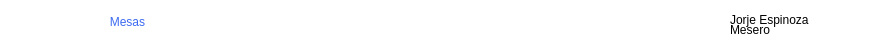
<?xml version="1.0" encoding="UTF-8"?>
<ui version="4.0">
 <class>Navegador</class>
 <widget class="QWidget" name="Navegador">
  <property name="geometry">
   <rect>
    <x>0</x>
    <y>0</y>
    <width>895</width>
    <height>46</height>
   </rect>
  </property>
  <property name="windowTitle">
   <string>Form</string>
  </property>
  <widget class="QLabel" name="notificacion">
   <property name="geometry">
    <rect>
     <x>837</x>
     <y>12</y>
     <width>20</width>
     <height>20</height>
    </rect>
   </property>
   <property name="text">
    <string/>
   </property>
   <property name="pixmap">
    <pixmap resource="../Resources.qrc">:/Img/notificationBell.png</pixmap>
   </property>
   <property name="scaledContents">
    <bool>true</bool>
   </property>
   <property name="alignment">
    <set>Qt::AlignCenter</set>
   </property>
  </widget>
  <widget class="QLabel" name="imgHeader">
   <property name="geometry">
    <rect>
     <x>690</x>
     <y>12</y>
     <width>30</width>
     <height>30</height>
    </rect>
   </property>
   <property name="text">
    <string/>
   </property>
   <property name="pixmap">
    <pixmap resource="../Resources.qrc">:/Img/face.png</pixmap>
   </property>
   <property name="scaledContents">
    <bool>true</bool>
   </property>
   <property name="alignment">
    <set>Qt::AlignCenter</set>
   </property>
  </widget>
  <widget class="QLabel" name="label">
   <property name="geometry">
    <rect>
     <x>0</x>
     <y>0</y>
     <width>895</width>
     <height>46</height>
    </rect>
   </property>
   <property name="styleSheet">
    <string notr="true">background: white;
border: none;</string>
   </property>
   <property name="text">
    <string/>
   </property>
  </widget>
  <widget class="QLabel" name="logo">
   <property name="geometry">
    <rect>
     <x>0</x>
     <y>0</y>
     <width>45</width>
     <height>45</height>
    </rect>
   </property>
   <property name="text">
    <string/>
   </property>
   <property name="pixmap">
    <pixmap resource="../Resources.qrc">:/Img/Logo.png</pixmap>
   </property>
   <property name="alignment">
    <set>Qt::AlignCenter</set>
   </property>
  </widget>
  <widget class="QLabel" name="nombre">
   <property name="geometry">
    <rect>
     <x>730</x>
     <y>12</y>
     <width>91</width>
     <height>16</height>
    </rect>
   </property>
   <property name="text">
    <string>Jorje Espinoza</string>
   </property>
  </widget>
  <widget class="QPushButton" name="pushButton">
   <property name="geometry">
    <rect>
     <x>90</x>
     <y>10</y>
     <width>75</width>
     <height>23</height>
    </rect>
   </property>
   <property name="styleSheet">
    <string notr="true">border: none;
background: none;
color: #3C6AF1;</string>
   </property>
   <property name="text">
    <string>Mesas</string>
   </property>
  </widget>
  <widget class="QLabel" name="cargo">
   <property name="geometry">
    <rect>
     <x>730</x>
     <y>22</y>
     <width>81</width>
     <height>16</height>
    </rect>
   </property>
   <property name="text">
    <string>Mesero</string>
   </property>
  </widget>
  <zorder>label</zorder>
  <zorder>notificacion</zorder>
  <zorder>imgHeader</zorder>
  <zorder>logo</zorder>
  <zorder>nombre</zorder>
  <zorder>pushButton</zorder>
  <zorder>cargo</zorder>
 </widget>
 <resources>
  <include location="../Resources.qrc"/>
 </resources>
 <connections/>
</ui>
